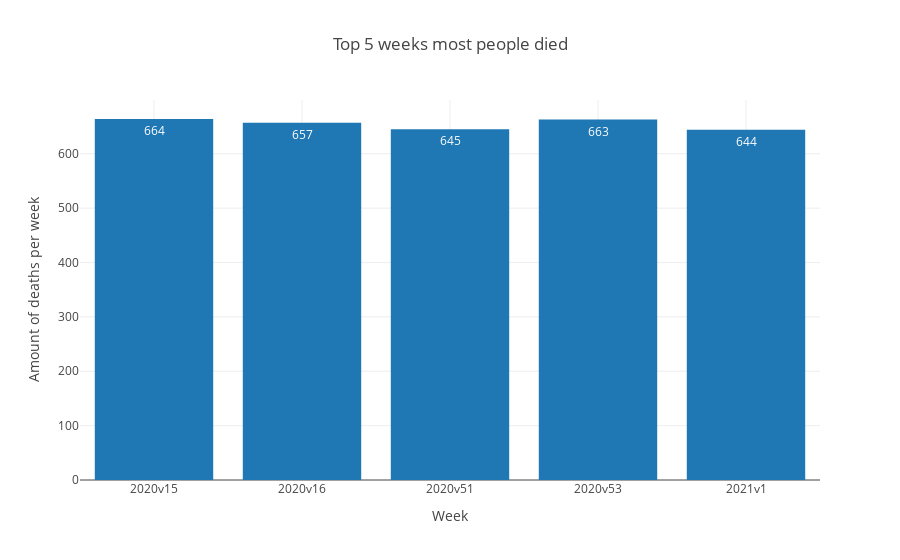

The notebook cell this image was saved under:
### Code cell
px.bar(df_top_deaths, x = "Week", y= "Amount of deaths per week",title = "Top 5 weeks most people died",text_auto=True)

### Figure 1 — Plotly figure (JSON) as saved in the notebook; plotly's stock layout.template omitted (floating-point values rounded to 4 significant figures)
{"data": [{"alignmentgroup": "True", "hovertemplate": "Week=%{x}<br>Amount of deaths per week=%{y}<extra></extra>", "legendgroup": "", "marker": {"color": "#1F77B4", "pattern": {"shape": ""}}, "name": "", "offsetgroup": "", "orientation": "v", "showlegend": false, "textposition": "auto", "texttemplate": "%{y}", "type": "bar", "x": ["2020v15", "2020v16", "2020v51", "2020v53", "2021v1"], "xaxis": "x", "y": [664, 657, 645, 663, 644], "yaxis": "y"}], "layout": {"barmode": "relative", "legend": {"tracegroupgap": 0}, "title": {"text": "Top 5 weeks most people died"}, "xaxis": {"anchor": "y", "domain": [0, 1], "title": {"text": "Week"}}, "yaxis": {"anchor": "x", "domain": [0, 1], "title": {"text": "Amount of deaths per week"}}}}
